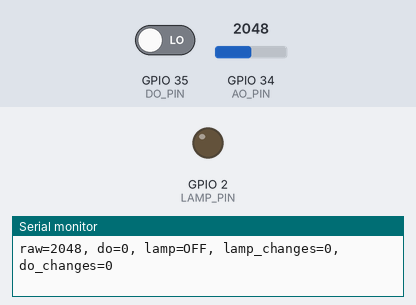
The program below on a simulated ESP32. Parts: output pins drawn as LEDs (lit = HIGH), the last lines printed to the serial monitor. The inputs (shaded band) are chosen by the test bench; at power-on: GPIO 34 (AO_PIN) = 2048, GPIO 35 (DO_PIN) LOW.

Above: at 1.7 s.
1.8 s: GPIO 34 (AO_PIN) set to 2473
3.3 s: GPIO 34 (AO_PIN) set to 2572
At 3.6 s:
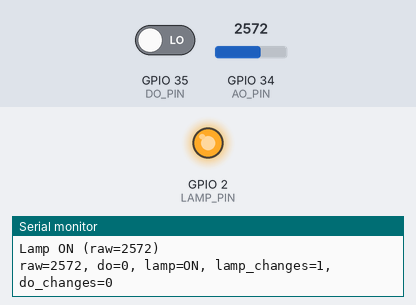
Timing chart, 0 to 6.3 s (numbered marks = the images above; inputs shaded):
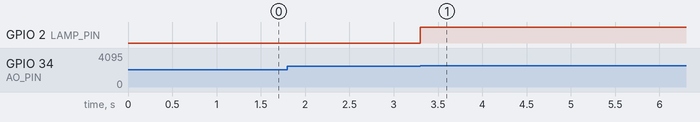

Measured:
- the behaviour switches between 2500 and 2501 on GPIO 34 (AO_PIN) (found by bisection; images 0 and 1)
- after the input at 3.3 s, GPIO 2 (LAMP_PIN): LOW → HIGH at once

The program:

main.cpp
```cpp
#include <Arduino.h>

#include "HysteresisSwitch.h"

namespace {
  constexpr uint8_t AO_PIN = 34;
  constexpr uint8_t DO_PIN = 35;
  constexpr uint8_t LAMP_PIN = 2;

  constexpr uint16_t LAMP_ON_ABOVE = 2500;
  constexpr uint16_t LAMP_OFF_BELOW = 2000;
  static_assert(LAMP_OFF_BELOW <= LAMP_ON_ABOVE, "OFF threshold must not exceed ON threshold");

  constexpr uint32_t STATUS_PERIOD_MS = 500;

  HysteresisSwitch lamp(LAMP_OFF_BELOW, LAMP_ON_ABOVE);
  uint32_t lastStatusMS = 0;
  int lastDo = -1;
  uint16_t doChanges = 0;
}

void setup() {
  Serial.begin(115200);
  delay(500);
  Serial.println();
  Serial.println("07-light-sensor");

  pinMode(DO_PIN, INPUT);
  pinMode(LAMP_PIN, OUTPUT);
  digitalWrite(LAMP_PIN, LOW);


  Serial.printf(
    "Thresholds: ON above %u, OFF below %u\n",
    static_cast<unsigned>(LAMP_ON_ABOVE), static_cast<unsigned>(LAMP_OFF_BELOW)
  );
  Serial.println("Ready");
}

void loop() {
  const uint32_t now = millis();
  const auto raw = static_cast<uint16_t>(analogRead(AO_PIN));

  switch (lamp.update(raw)) {
    case SwitchEvent::TurnedOn:
      digitalWrite(LAMP_PIN, HIGH);
      Serial.printf("Lamp ON (raw=%u)\n", static_cast<unsigned>(raw));
      break;
    case SwitchEvent::TurnedOff:
      digitalWrite(LAMP_PIN, LOW);
      Serial.printf("Lamp OFF (raw=%u)\n", static_cast<unsigned>(raw));
      break;
    case SwitchEvent::None:
      break;
  }

  const int doLevel = digitalRead(DO_PIN);
  if (lastDo != -1 && doLevel != lastDo) {
    ++doChanges;
  }
  lastDo = doLevel;

  if (now - lastStatusMS < STATUS_PERIOD_MS) {
    return;
  }

  lastStatusMS = now;
  Serial.printf(
    "raw=%u, do=%d, lamp=%s, lamp_changes=%lu, do_changes=%lu\n",
      static_cast<unsigned>(raw), doLevel, lamp.isOn() ? "ON" : "OFF",
      static_cast<unsigned long>(lamp.changeCount()),
      static_cast<unsigned long>(doChanges)
  );
}
```
